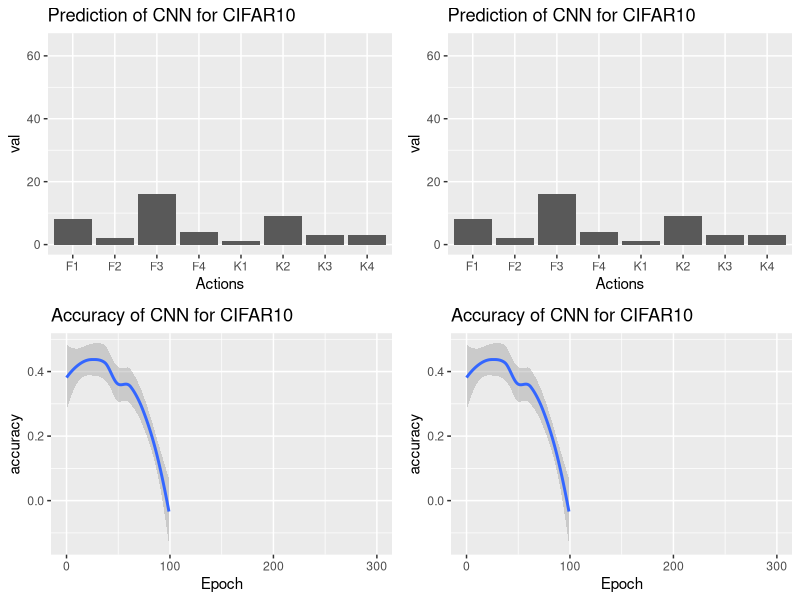
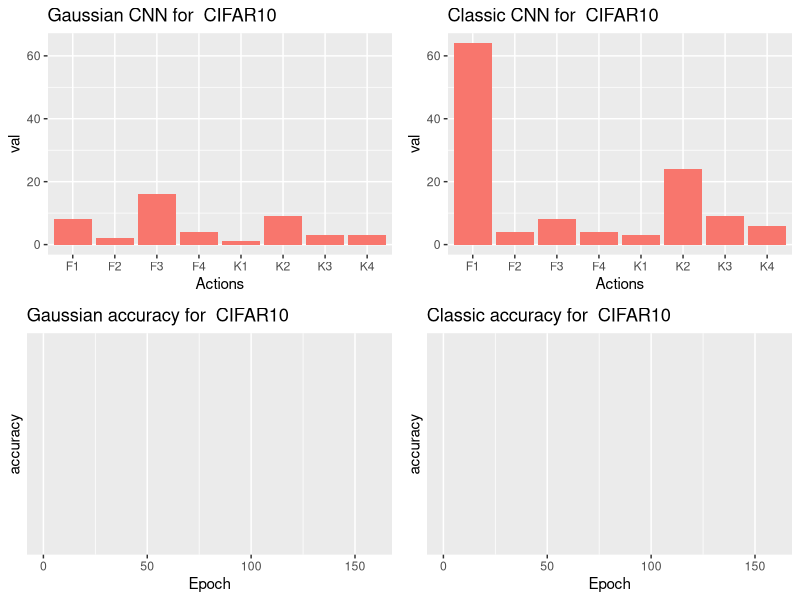
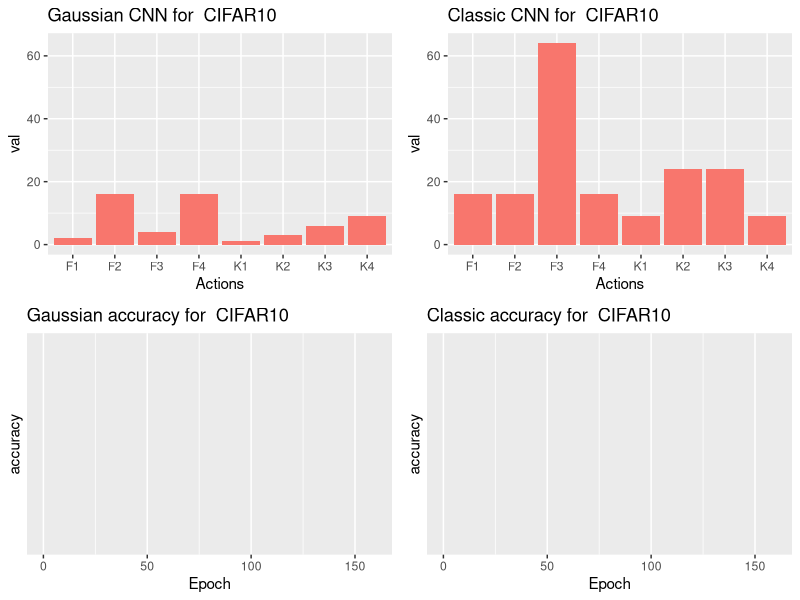
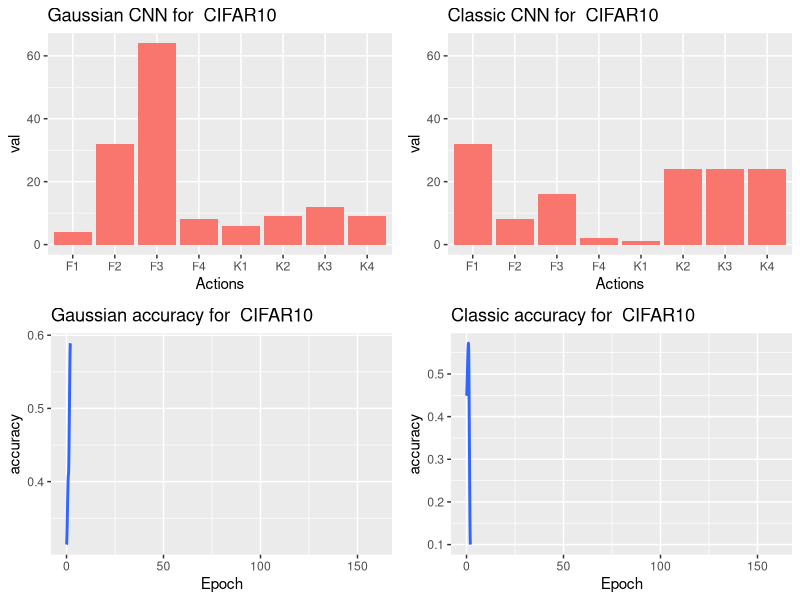
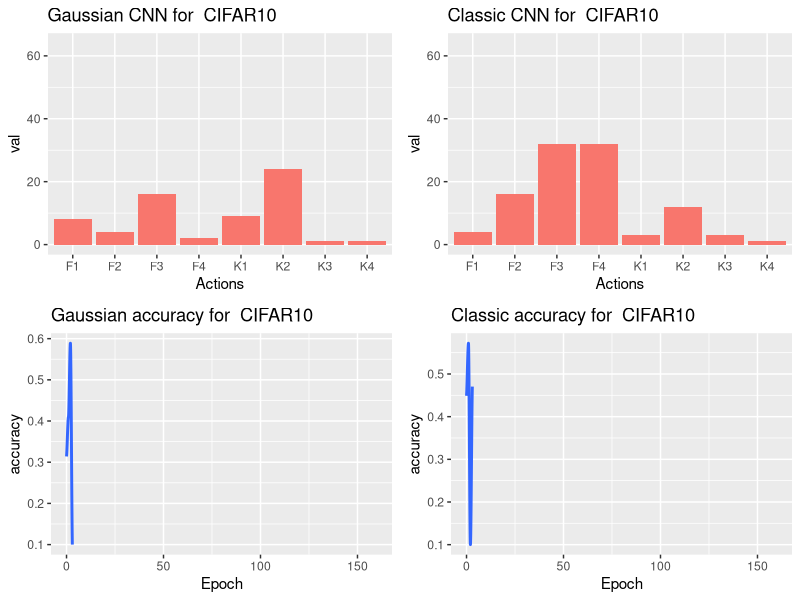
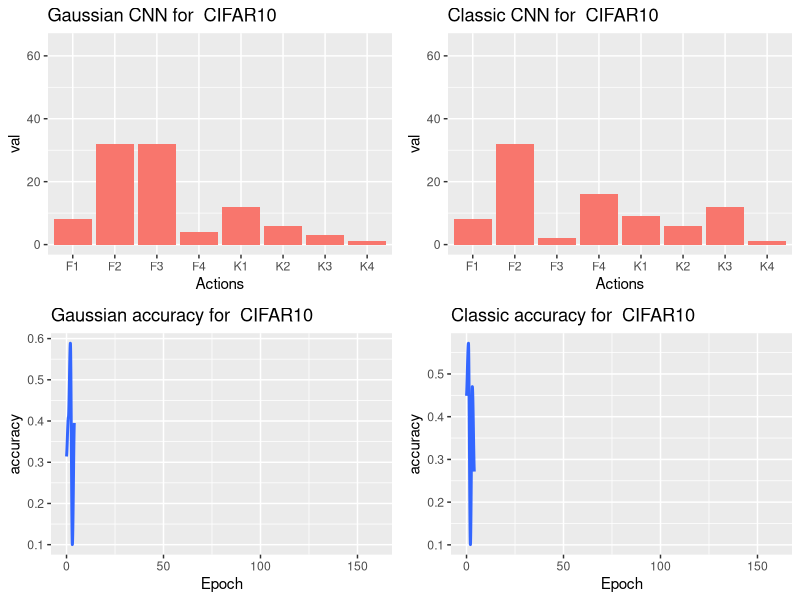
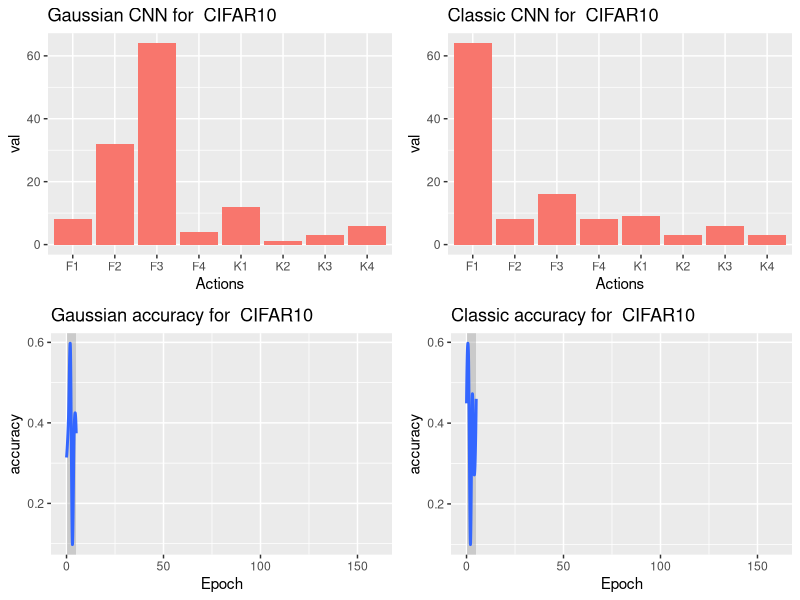
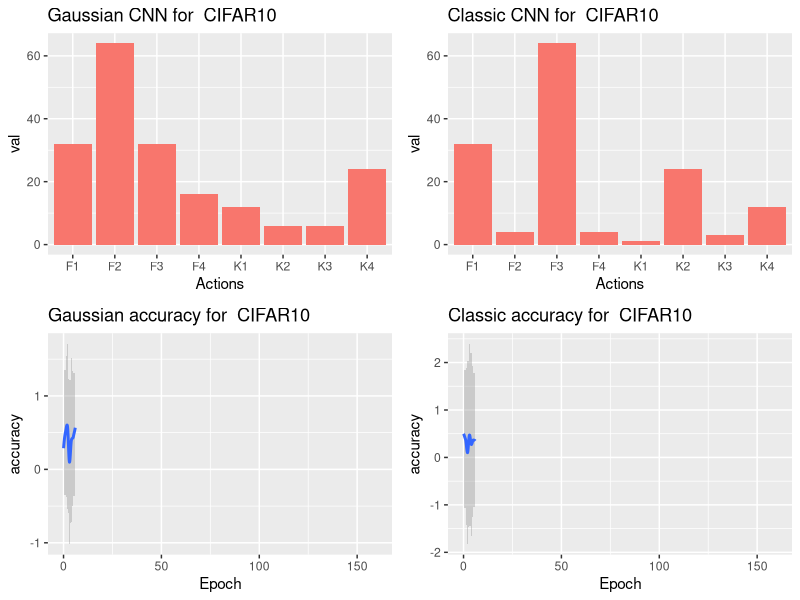

R code for these plots, in order: (Note: this script raises an error after producing the figures.)
## ---- chunk 1
data <- read.csv(file="logs.csv")
## ---- chunk 2
library(ggplot2)
## ---- chunk 3
data_iter <- as.numeric(unlist(strsplit(as.character(data[1,]$action), '\\-')))
## ---- chunk 4
data_iter <- data.frame(val = data_iter)
## ---- chunk 5
bar_gaussian <- ggplot() + 
  geom_bar(data = data_iter, aes(y=val, x=c("K1", "F1", "K2", "F2", "K3", "F3", "K4", "F4")), stat="identity") + ylim(0, 64) + ggtitle("Prediction of CNN for CIFAR10") + xlab("Actions")
## ---- chunk 6
line_gaussian <- ggplot() + 
  geom_smooth(data = head(data, 100), aes(y=accuracy, x=c(0:99))) + xlim(0, 300) + ggtitle("Accuracy of CNN for CIFAR10") + xlab("Epoch")
## ---- chunk 7
library(ggpubr)
## ---- chunk 8
ggarrange(bar_gaussian, bar_gaussian, line_gaussian, line_gaussian, ncol = 2, nrow = 2)
## ---- chunk 9
gaussian <- data[data['controller'] == "gaussian",]
classic <- data[data['controller'] == "classic",]
l <- nrow(gaussian)
for(i in c(1:l)){
  data_iter_g <- as.numeric(unlist(strsplit(as.character(gaussian[i,]$action), '\\-')))
  data_iter_g <- data.frame(val = data_iter_g)
  data_iter_c <- as.numeric(unlist(strsplit(as.character(classic[i,]$action), '\\-')))
  data_iter_c <- data.frame(val = data_iter_c)
  data_iter_g$random <- if (gaussian[i,]$random == 1) "red" else "blue"
  data_iter_c$random <- if (classic[i,]$random == 1) "red" else "blue"
 bar_gaussian <- ggplot() + geom_bar(data = data_iter_g, aes(y=val, x=c("K1", "F1", "K2", "F2", "K3", "F3", "K4", "F4"), fill=random), stat="identity") + ylim(0, 64) + ggtitle(paste("Gaussian CNN for ", toupper(gaussian[i,]$dataset))) + xlab("Actions") + theme(legend.position = "none")
bar_classic <- ggplot() + geom_bar(data = data_iter_c, aes(y=val, x=c("K1", "F1", "K2", "F2", "K3", "F3", "K4", "F4"), fill=random), stat="identity") + ylim(0, 64) + ggtitle(paste("Classic CNN for ", toupper(classic[i,]$dataset))) + xlab("Actions") + theme(legend.position = "none")
line_gaussian <- ggplot() + geom_smooth(data = head(gaussian, i), aes(y=accuracy, x=c(0:(i-1)))) + xlim(0, l) + ggtitle(paste("Gaussian accuracy for ", toupper(gaussian[i,]$dataset))) + xlab("Epoch")
line_classic <- ggplot() + geom_smooth(data = head(classic, i), aes(y=accuracy, x=c(0:(i-1)))) + xlim(0, l) + ggtitle(paste("Classic accuracy for ", toupper(classic[i,]$dataset))) + xlab("Epoch")
  ggarrange(bar_gaussian, bar_classic, line_gaussian, line_classic, ncol = 2, nrow = 2)
  ggsave(paste(paste("img/", i), ".png"))
}
